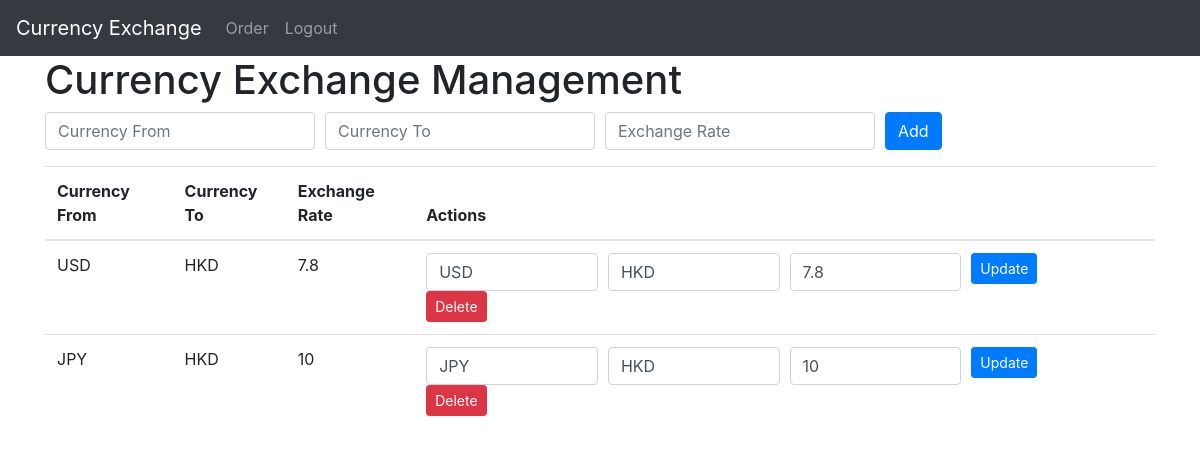
Screenshot of /rate.php (signed in) with the database file from the repository.
### tables this page shows
CREATE TABLE exchange_rates (
    id INTEGER PRIMARY KEY AUTOINCREMENT,
    currency_from TEXT,
    currency_to TEXT,
    exchange_rate REAL
);

### rate.php (the view, shortened to what this page needs)
<?php include("header.php"); ?>
  <?php
 $db = new SQLite3('database.db');
  function getExchangeRates($db) {
    $query = "SELECT * FROM exchange_rates";
    $result = $db->query($query);
    $exchangeRates = [];
    while ($row = $result->fetchArray(SQLITE3_ASSOC)) {
      $exchangeRates[] = $row;
    }
    return $exchangeRates;
  }
  $exchangeRates = getExchangeRates($db);
  ?>
  <div class="container">
    <h1>Currency Exchange Management</h1>
    <form method="POST" class="mb-3">
      <div class="form-row">
        <div class="col">
          <input type="text" class="form-control" placeholder="Currency From" name="currency-from" required>
        </div>
        <div class="col">
          <input type="text" class="form-control" placeholder="Currency To" name="currency-to" required>
        </div>
        <div class="col">
          <input type="number" step="0.01" class="form-control" placeholder="Exchange Rate" name="exchange-rate" required>
        </div>
        <div class="col">
          <button type="submit" name="add" class="btn btn-primary">Add</button>
        </div>
      </div>
    </form>
    <table class="table">
      <thead>
        <tr>
          <th>Currency From</th>
          <th>Currency To</th>
          <th>Exchange Rate</th>
          <th>Actions</th>
        </tr>
      </thead>
      <tbody>
        <?php foreach ($exchangeRates as $exchangeRate): ?>
          <tr>
            <td><?php echo $exchangeRate['currency_from']; ?></td>
            <td><?php echo $exchangeRate['currency_to']; ?></td>
            <td><?php echo $exchangeRate['exchange_rate']; ?></td>
            <td>
              <form method="POST" class="d-inline-block">
                <div class="form-row">
                  <div class="col">
                    <input type="text" class="form-control" name="currency-from" value="<?php echo $exchangeRate['currency_from']; ?>" required>
                  </div>
                  <div class="col">
                    <input type="text" class="form-control" name="currency-to" value="<?php echo $exchangeRate['currency_to']; ?>" required>
                  </div>
                  <div class="col">
                    <input type="number" step="0.01" class="form-control" name="exchange-rate" value="<?php echo $exchangeRate['exchange_rate']; ?>" required>
                  </div>
                  <div class="col">
                    <button type="submit" name="update" class="btn btn-primary btn-sm">Update</button>
                  </div>
                </div>
              </form>              <form method="POST" class="d-inline-block">
                <button type="submit" name="delete" class="btn btn-danger btn-sm">Delete</button>
              </form>
            </td>
          </tr>
        <?php endforeach; ?>
      </tbody>
    </table>
  </div>
  <?php include("footer.php"); ?>

### rows the page displays
exchange_rates: currency_from "USD", currency_to "HKD", exchange_rate "7.8", currency-from "USD", currency-to "HKD", exchange-rate "7.8"
exchange_rates: currency_from "JPY", currency_to "HKD", exchange_rate "10", currency-from "JPY", currency-to "HKD", exchange-rate "10"
